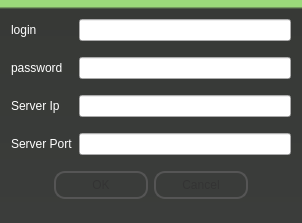
<?xml version="1.0" encoding="UTF-8"?>
<ui version="4.0">
 <class>AccountConnection</class>
 <widget class="QDialog" name="AccountConnection">
  <property name="enabled">
   <bool>true</bool>
  </property>
  <property name="geometry">
   <rect>
    <x>0</x>
    <y>0</y>

    <width>303</width>
    <height>246</height>
   </rect>
  </property>
  <property name="minimumSize">
   <size>
    <width>302</width>
    <height>192</height>
   </size>
  </property>
  <property name="maximumSize">
   <size>
    <width>302</width>
    <height>223</height>
   </size>
  </property>
  <property name="windowTitle">
   <string>Connection</string>
  </property>
  <property name="windowIcon">
   <iconset resource="app.qrc">
    <normaloff>:/images/live-jamming.png</normaloff>:/images/live-jamming.png</iconset>
  </property>
  <property name="styleSheet">
   <string notr="true">#AccountConnection {
	background: qlineargradient(spread:pad, x1:0, y1:0.00568182, x2:0, y2:1, stop:0.0248756 rgba(155, 217, 122, 255), stop:0.0348259 rgba(55, 57, 54, 255), stop:1 rgba(59, 61, 59, 255));
}</string>
  </property>
  <layout class="QGridLayout" name="gridLayout">
   <property name="verticalSpacing">
    <number>8</number>
   </property>
   <item row="0" column="0">
    <widget class="QLabel" name="loginLabel">
     <property name="styleSheet">
      <string notr="true">#loginLabel {
	color: rgb(255, 255, 255);
}</string>
     </property>
     <property name="text">
      <string>login</string>
     </property>
    </widget>
   </item>
   <item row="0" column="1">
    <widget class="QLineEdit" name="loginLineEdit"/>
   </item>
   <item row="1" column="0">
    <widget class="QLabel" name="passwordLabel">
     <property name="styleSheet">
      <string notr="true">#passwordLabel {
	color: rgb(255, 255, 255);
}</string>
     </property>
     <property name="text">
      <string>password</string>
     </property>
    </widget>
   </item>
   <item row="1" column="1">
    <widget class="QLineEdit" name="passwordLineEdit"/>
   </item>

   <item row="2" column="0">
    <widget class="QLabel" name="serverIpLabel">
     <property name="styleSheet">
      <string notr="true">#serverIpLabel {
	color: rgb(255, 255, 255);
}</string>
     </property>
     <property name="text">
      <string>Server Ip</string>
     </property>
    </widget>
   </item>

   <item row="2" column="1">
    <widget class="QLineEdit" name="serverIpLineEdit"/>
   </item>
   <item row="3" column="0">
    <widget class="QLabel" name="serverPortLabel">
     <property name="styleSheet">
      <string notr="true">#serverPortLabel {
	color: rgb(255, 255, 255);
}</string>
     </property>
     <property name="text">
      <string>Server Port</string>
     </property>
    </widget>
   </item>

   <item row="3" column="1">
    <widget class="QLineEdit" name="serverPortLineEdit"/>
   </item>
   <item row="4" column="0" colspan="2">
    <widget class="QDialogButtonBox" name="buttonBox">
     <property name="styleSheet">
      <string notr="true">#AccountConnection QPushButton {
color: #333;
border: 2px solid #555;
border-radius: 11px;
padding: 5px;
background: qradialgradient(cx: 0.3, cy: -0.4,
fx: 0.3, fy: -0.4,
radius: 1.35, stop: 0 #fff, stop: 1 #888);
min-width: 80px;
}
#AccountConnection QPushButton:hover {
background: qradialgradient(cx: 0.3, cy: -0.4,
fx: 0.3, fy: -0.4,
radius: 1.35, stop: 0 #fff, stop: 1 #bbb);
}
#AccountConnection QPushButton:pressed {
background: qradialgradient(cx: 0.4, cy: -0.1,
fx: 0.4, fy: -0.1,
radius: 1.35, stop: 0 #fff, stop: 1 #ddd);
}</string>
     </property>
     <property name="orientation">
      <enum>Qt::Horizontal</enum>
     </property>
     <property name="standardButtons">
      <set>QDialogButtonBox::Cancel|QDialogButtonBox::Ok</set>
     </property>
     <property name="centerButtons">
      <bool>true</bool>
     </property>
    </widget>
   </item>
  </layout>
 </widget>
 <resources>
  <include location="app.qrc"/>
 </resources>
 <connections/>
</ui>
